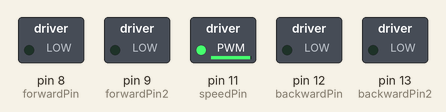
Recording of a sketch running on a simulated Arduino Uno, built with avr-gcc and run on an emulated ATmega328P. Shown: switched loads named in the sketch (green lamp = pin HIGH).

Above: at 0.2 s.
At 1.0 s:
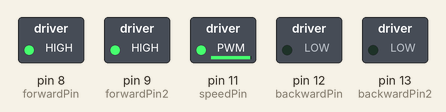
At 2.7 s:
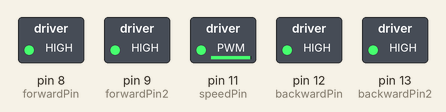
At 4.2 s:
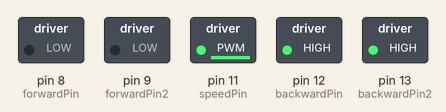
Timing chart, 0 to 4.6 s (numbered marks = the images above):
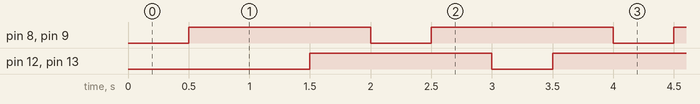

The sketch:

motors.ino
```cpp
// declare variables
const int forwardPin = 8;
const int backwardPin = 12;
const int forwardPin2 = 9;
const int backwardPin2 = 13;
const int DelayTime = 2000;
const int speedPin = 11;
int speed;

void setup()
{
  Serial.begin(9600);
  pinMode(forwardPin, OUTPUT);
  pinMode(backwardPin, OUTPUT);
  pinMode(forwardPin2, OUTPUT);
  pinMode(backwardPin2, OUTPUT);
  speed = 250;
  analogWrite(speedPin,speed);
}

void loop()
{
  digitalWrite(forwardPin,LOW);
  digitalWrite(forwardPin2,LOW);
  delay(500);
  digitalWrite(forwardPin,HIGH);
  digitalWrite(forwardPin2,HIGH);
  delay(500);
  digitalWrite(backwardPin,LOW);
  digitalWrite(backwardPin2,LOW);
  delay(500);
  digitalWrite(backwardPin,HIGH);
  digitalWrite(backwardPin2,HIGH);
  delay(500);

}
```

Measured:
- by itself, pin 8 (forwardPin), pin 9 (forwardPin2), pin 12 (backwardPin), pin 13 (backwardPin2): alternates HIGH for 1.5 s and LOW for 0.50 s
- by itself, everything shown: repeats every 16.0 s, in 32 steps
